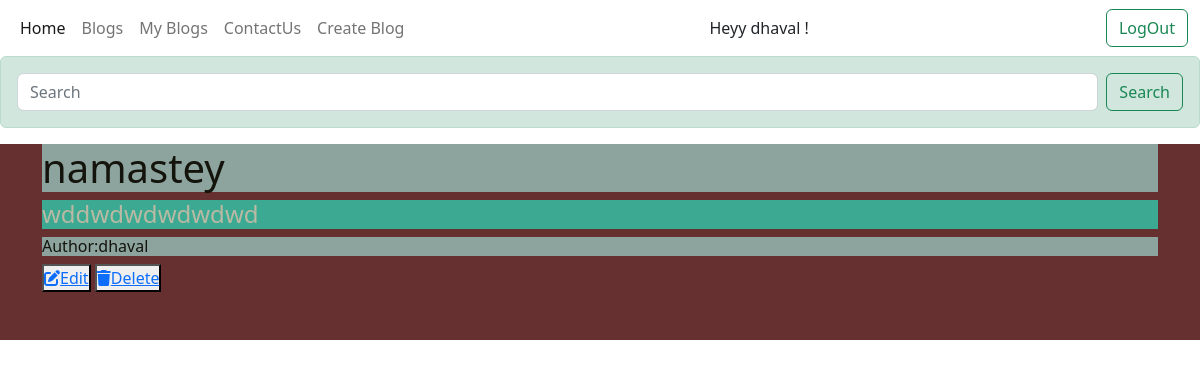
/myblog (signed in), run on the app's committed database.
### app1/models.py (models this page shows, shortened)
class Form(models.Model):
    Title = models.CharField(max_length=500)
    Description = models.CharField(max_length=50000)
    Author = models.CharField(max_length=100)
    is_delete = models.BooleanField(default=False)

### app1/views.py (the view)
# urls.py: path('myblog',myblog,name="myblog"),
def myblog(request):
    if request.method == "POST":
        srch = request.POST.get('search')
        blog_info = Form.objects.filter(Q(Description__icontains=srch) | Q(Title__icontains=srch)).values()
        return render(request,'myblogs.html',context={'data':blog_info})
    blog_info = Form.objects.filter(Author=request.user.username).values()
    return render(request,'myblogs.html',context={'data':blog_info})

### app1/Templates/myblogs.html (shortened to what this page needs)
{% extends 'base.html' %}
{% block content %}
<div class="alert alert-success">
    <form class="d-flex" role="search" method="POST" enctype="multipart/form-data">
        <input class="form-control me-2" type="search" placeholder="Search" aria-label="Search" name="search"
            required />
        <button class="btn btn-outline-success" type="submit"><a class="nav-link">Search</a></button>
    </form>
</div>
<div style="background-color: rgb(102, 48, 48); color: beige;">
    <div class=" container-fluid">
        {% if user.is_authenticated %}
        {% for i in data %}
        <div class="container">
            <h1 style="color: rgb(20, 20, 13); background-color:rgb(140, 163, 158) ;">{{i.Title}}</h1>
            <h4 style="color: rgb(185, 185, 164); background-color:rgb(60, 170, 146) ;">{{i.Description}}</h4>
            <h6 style="color: rgb(20, 20, 13); background-color:rgb(140, 163, 158) ;">Author:{{i.Author}}</h6>
            <button><a href="/{{i.id}}"><i class="fa-solid fa-pen-to-square"></i>Edit</a></button>
            <button><a href="delete/{{i.id}}"><i class="fa-solid fa-trash"></i>Delete</a></button>
        </div>
        <br />
        <br />
        {%endfor%}
        {% endif %}
    </div>
</div>
{% endblock %}

### app1/Templates/base.html (shortened to what this page needs)
<!doctype html>
<html lang="en">
<head>
  {% load static %}
  <link rel="stylesheet" href="https://cdnjs.cloudflare.com/ajax/libs/font-awesome/6.2.1/css/all.min.css"
 />
  <link href="https://cdn.jsdelivr.net/npm/bootstrap@5.2.3/dist/css/bootstrap.min.css" rel="stylesheet"
>
  <link href="{% static 'css/style.css' %}" rel="stylesheet">
</head>
<body>
  <nav class="navbar navbar-expand-lg ">
    <div class="container-fluid">
      <div class="collapse navbar-collapse" id="navbarSupportedContent">
        <ul class="navbar-nav me-auto mb-2 mb-lg-0 ">
          <li class="nav-item">
            <a class="nav-link active" aria-current="page" href="{% url 'home' %}">Home</a>
          </li>
          <li class="nav-item ">
            <a class="nav-link" href="{% url 'blog' %}">Blogs</a>
          </li>
          <li class="nav-item ">
            <a class="nav-link" href="{% url 'myblog' %}">My Blogs</a>
          </li>
          <li class="nav-item">
            <a class="nav-link" href="{% url 'contact' %}">ContactUs</a>
          </li>
          <li class="nav-item">
            <a class="nav-link" href="{% url 'create' %}">Create Blog</a>
          </li>
        </ul>
        {% if user.is_authenticated %}
        <ul class="navbar-nav me-auto mb-2 mb-lg-0 ">
          <li class="nav-item">
            Heyy {{request.user.username}} !
          </li>
        </ul>
        <button class="btn btn-outline-success d-flex" type="submit"><a class="nav-link"
            href="{% url 'logout' %}">LogOut</a></button>
        {% else %}
        <button class="btn btn-outline-success d-flex" type="submit"><a class="nav-link"
            href="{% url 'login' %}">LogIN</a></button>
        <button class="btn btn-outline-success d-flex" type="submit"><a class="nav-link"
            href="{% url 'register' %}">Register</a></button>
        {% endif %}
      </div>
    </div>
  </nav>
  {% block content %} {% endblock %}
</body>
</html>

### app1/static/css/style.css (style rules this page uses)
* { margin: 0; padding: 0; }

### data on the page
Form: Title "namastey", Description "wddwdwdwdwdwd", Author "dhaval"

### other printed values
{{ request.user.username }} "dhaval"
